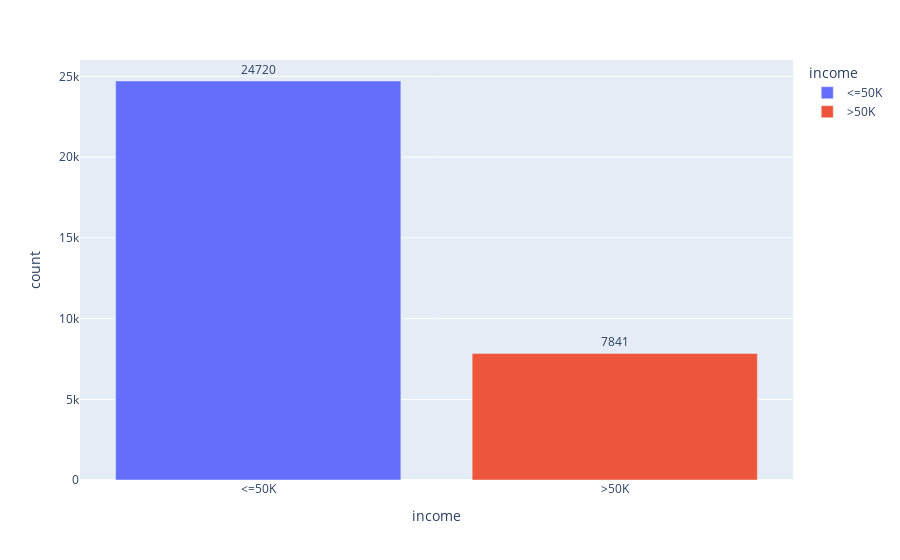

Write notebook code for a chart like this one.
### Code cell
species_count = df['income'].value_counts().reset_index()
species_count.columns = ['income', 'count']

fig = px.bar(species_count, x='income', y='count', text='count', color='income')

fig.update_traces(texttemplate='%{text}', textposition='outside')

### Figure 1 — Plotly figure (JSON) as saved in the notebook; plotly's stock layout.template omitted (floating-point values rounded to 4 significant figures)
{"data": [{"alignmentgroup": "True", "hovertemplate": "income=%{x}<br>count=%{text}<extra></extra>", "legendgroup": "<=50K", "marker": {"color": "#636efa", "pattern": {"shape": ""}}, "name": "<=50K", "offsetgroup": "<=50K", "orientation": "v", "showlegend": true, "text": [24720], "textposition": "outside", "texttemplate": "%{text}", "type": "bar", "x": ["<=50K"], "xaxis": "x", "y": [24720], "yaxis": "y"}, {"alignmentgroup": "True", "hovertemplate": "income=%{x}<br>count=%{text}<extra></extra>", "legendgroup": ">50K", "marker": {"color": "#EF553B", "pattern": {"shape": ""}}, "name": ">50K", "offsetgroup": ">50K", "orientation": "v", "showlegend": true, "text": [7841], "textposition": "outside", "texttemplate": "%{text}", "type": "bar", "x": [">50K"], "xaxis": "x", "y": [7841], "yaxis": "y"}], "layout": {"barmode": "relative", "legend": {"title": {"text": "income"}, "tracegroupgap": 0}, "margin": {"t": 60}, "xaxis": {"anchor": "y", "categoryarray": ["<=50K", ">50K"], "categoryorder": "array", "domain": [0, 1], "title": {"text": "income"}}, "yaxis": {"anchor": "x", "domain": [0, 1], "title": {"text": "count"}}}}
